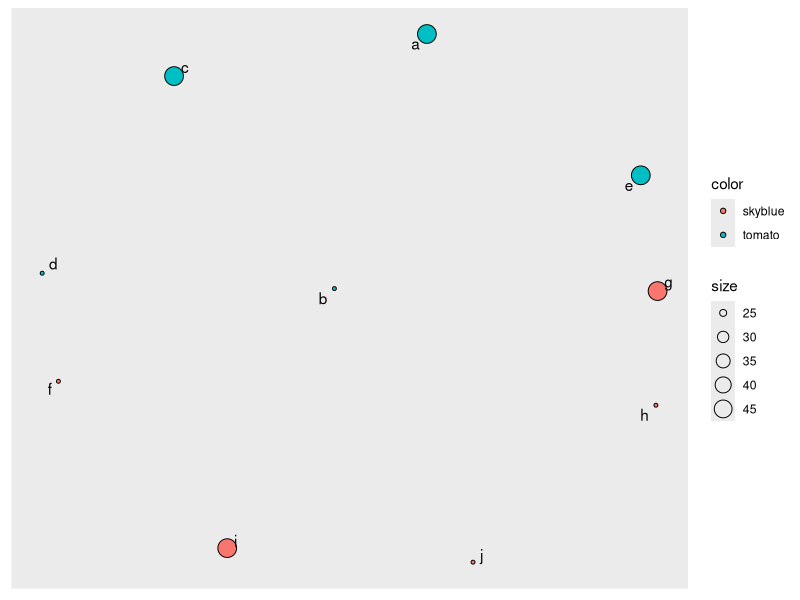

Write R code to recreate this figure.
#!/usr/bin/env Rscript
# this script does what?
# working but it's not doing what I want.
library(igraph)
library(ggraph)
library(ggplot2)
library(Cairo)

col_fun <- colorRampPalette(c('tomato', 'skyblue'))

set.seed(1)
g <- erdos.renyi.game(10, .05)
V(g)$name <- letters[1:10]
V(g)$cap <- 1:10
idx <- 1:10
# idx[c(92, 2)] <- c(2, 92)
# g <- permute(g, idx)
# V(g)$size <- scales::rescale(degree(g), c(3, 20))
# V(g)$color <- col_fun(vcount(g))
# V(g)$color[2] <- "#FF0000"
# V(g)$color[9] <- "#00FF00"
# V(g)$color <- ifelse(V(g)$name<6, "yellow", "blue")
V(g)$color <- ifelse(V(g)$cap<6, "tomato", "skyblue")
V(g)$size <- ifelse((V(g)$cap%%2)==0, 24, 48)

# Cairo image template
p <- ggraph(g, layout="fr")
p <- p + ggraph::geom_node_point(ggplot2::aes(fill=.data$color, size=.data$size), shape=21, color="black")
p <- p + geom_node_text(aes(label = name), repel=TRUE)
CairoPNG("erdos.png", 800, 800)
plot(p)
dev.off()
